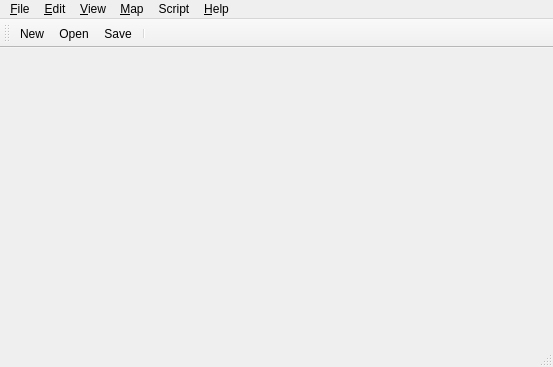
<?xml version="1.0" encoding="UTF-8"?>
<ui version="4.0">
 <class>MainWindow</class>
 <widget class="QMainWindow" name="MainWindow">
  <property name="geometry">
   <rect>
    <x>0</x>
    <y>0</y>
    <width>553</width>
    <height>367</height>
   </rect>
  </property>
  <property name="acceptDrops">
   <bool>true</bool>
  </property>
  <property name="windowTitle">
   <string>Tiled</string>
  </property>
  <property name="unifiedTitleAndToolBarOnMac">
   <bool>true</bool>
  </property>
  <widget class="QWidget" name="centralWidget">
   <layout class="QVBoxLayout" name="verticalLayout">
    <property name="margin">
     <number>0</number>
    </property>
   </layout>
  </widget>
  <widget class="QMenuBar" name="menuBar">
   <property name="geometry">
    <rect>
     <x>0</x>
     <y>0</y>
     <width>553</width>
     <height>22</height>
    </rect>
   </property>
   <widget class="QMenu" name="menuFile">
    <property name="title">
     <string>&amp;File</string>
    </property>
    <widget class="QMenu" name="menuRecentFiles">
     <property name="title">
      <string>&amp;Recent Files</string>
     </property>
     <property name="icon">
      <iconset resource="tiled.qrc">
       <normaloff>:/images/16x16/document-open-recent.png</normaloff>:/images/16x16/document-open-recent.png</iconset>
     </property>
     <addaction name="actionClearRecentFiles"/>
    </widget>
    <addaction name="actionNew"/>
    <addaction name="actionOpen"/>
    <addaction name="menuRecentFiles"/>
    <addaction name="separator"/>
    <addaction name="actionSave"/>
    <addaction name="actionSaveAs"/>
    <addaction name="actionSaveAsImage"/>
    <addaction name="actionExport"/>
    <addaction name="separator"/>
    <addaction name="actionClose"/>
    <addaction name="actionCloseAll"/>
    <addaction name="actionQuit"/>
   </widget>
   <widget class="QMenu" name="menuEdit">
    <property name="title">
     <string>&amp;Edit</string>
    </property>
    <addaction name="actionCut"/>
    <addaction name="actionCopy"/>
    <addaction name="actionPaste"/>
    <addaction name="separator"/>
    <addaction name="actionPreferences"/>
   </widget>
   <widget class="QMenu" name="menuHelp">
    <property name="title">
     <string>&amp;Help</string>
    </property>
    <addaction name="actionAbout"/>
    <addaction name="actionAboutQt"/>
   </widget>
   <widget class="QMenu" name="menuMap">
    <property name="title">
     <string>&amp;Map</string>
    </property>
    <addaction name="actionNewTileset"/>
    <addaction name="actionAddExternalTileset"/>
    <addaction name="separator"/>
    <addaction name="actionResizeMap"/>
    <addaction name="actionOffsetMap"/>
    <addaction name="separator"/>
    <addaction name="actionMapProperties"/>
    <addaction name="actionAutoMap"/>
   </widget>
   <widget class="QMenu" name="menuView">
    <property name="title">
     <string>&amp;View</string>
    </property>
    <addaction name="actionShowGrid"/>
    <addaction name="actionSnapToGrid"/>
    <addaction name="separator"/>
    <addaction name="actionZoomIn"/>
    <addaction name="actionZoomOut"/>
    <addaction name="actionZoomNormal"/>
   </widget>
   <widget class="QMenu" name="menuScript">
    <property name="title">
     <string>Script</string>
    </property>
    <addaction name="actionNewScript"/>
    <addaction name="actionOpenScript"/>
    <addaction name="separator"/>
    <addaction name="actionSaveScript"/>
    <addaction name="actionSaveScript_as"/>
   </widget>
   <addaction name="menuFile"/>
   <addaction name="menuEdit"/>
   <addaction name="menuView"/>
   <addaction name="menuMap"/>
   <addaction name="menuScript"/>
   <addaction name="menuHelp"/>
  </widget>
  <widget class="QToolBar" name="mainToolBar">
   <property name="windowTitle">
    <string>Main Toolbar</string>
   </property>
   <attribute name="toolBarArea">
    <enum>TopToolBarArea</enum>
   </attribute>
   <attribute name="toolBarBreak">
    <bool>false</bool>
   </attribute>
   <addaction name="actionNew"/>
   <addaction name="actionOpen"/>
   <addaction name="actionSave"/>
   <addaction name="separator"/>
  </widget>
  <widget class="QStatusBar" name="statusBar"/>
  <action name="actionOpen">
   <property name="icon">
    <iconset resource="tiled.qrc">
     <normaloff>:/images/16x16/document-open.png</normaloff>:/images/16x16/document-open.png</iconset>
   </property>
   <property name="text">
    <string>&amp;Open...</string>
   </property>
  </action>
  <action name="actionSave">
   <property name="icon">
    <iconset resource="tiled.qrc">
     <normaloff>:/images/16x16/document-save.png</normaloff>:/images/16x16/document-save.png</iconset>
   </property>
   <property name="text">
    <string>&amp;Save</string>
   </property>
  </action>
  <action name="actionQuit">
   <property name="icon">
    <iconset resource="tiled.qrc">
     <normaloff>:/images/16x16/application-exit.png</normaloff>:/images/16x16/application-exit.png</iconset>
   </property>
   <property name="text">
    <string>&amp;Quit</string>
   </property>
   <property name="menuRole">
    <enum>QAction::QuitRole</enum>
   </property>
  </action>
  <action name="actionCopy">
   <property name="enabled">
    <bool>false</bool>
   </property>
   <property name="icon">
    <iconset resource="tiled.qrc">
     <normaloff>:/images/16x16/edit-copy.png</normaloff>:/images/16x16/edit-copy.png</iconset>
   </property>
   <property name="text">
    <string>&amp;Copy</string>
   </property>
  </action>
  <action name="actionPaste">
   <property name="enabled">
    <bool>false</bool>
   </property>
   <property name="icon">
    <iconset resource="tiled.qrc">
     <normaloff>:/images/16x16/edit-paste.png</normaloff>:/images/16x16/edit-paste.png</iconset>
   </property>
   <property name="text">
    <string>&amp;Paste</string>
   </property>
  </action>
  <action name="actionAbout">
   <property name="icon">
    <iconset resource="tiled.qrc">
     <normaloff>:/images/16x16/help-about.png</normaloff>:/images/16x16/help-about.png</iconset>
   </property>
   <property name="text">
    <string>&amp;About Tiled</string>
   </property>
   <property name="menuRole">
    <enum>QAction::AboutRole</enum>
   </property>
  </action>
  <action name="actionAboutQt">
   <property name="text">
    <string>About Qt</string>
   </property>
   <property name="menuRole">
    <enum>QAction::AboutQtRole</enum>
   </property>
  </action>
  <action name="actionResizeMap">
   <property name="icon">
    <iconset resource="tiled.qrc">
     <normaloff>:/images/16x16/document-page-setup.png</normaloff>:/images/16x16/document-page-setup.png</iconset>
   </property>
   <property name="text">
    <string>&amp;Resize Map...</string>
   </property>
  </action>
  <action name="actionMapProperties">
   <property name="icon">
    <iconset resource="tiled.qrc">
     <normaloff>:/images/16x16/document-properties.png</normaloff>:/images/16x16/document-properties.png</iconset>
   </property>
   <property name="text">
    <string>Map &amp;Properties...</string>
   </property>
  </action>
  <action name="actionAutoMap">
   <property name="text">
    <string>AutoMap</string>
   </property>
  </action>
  <action name="actionShowGrid">
   <property name="checkable">
    <bool>true</bool>
   </property>
   <property name="text">
    <string>Show &amp;Grid</string>
   </property>
   <property name="shortcut">
    <string>Ctrl+G</string>
   </property>
  </action>
  <action name="actionSaveAs">
   <property name="icon">
    <iconset resource="tiled.qrc">
     <normaloff>:/images/16x16/document-save-as.png</normaloff>:/images/16x16/document-save-as.png</iconset>
   </property>
   <property name="text">
    <string>Save &amp;As...</string>
   </property>
  </action>
  <action name="actionNew">
   <property name="icon">
    <iconset resource="tiled.qrc">
     <normaloff>:/images/16x16/document-new.png</normaloff>:/images/16x16/document-new.png</iconset>
   </property>
   <property name="text">
    <string>&amp;New...</string>
   </property>
  </action>
  <action name="actionNewTileset">
   <property name="icon">
    <iconset resource="tiled.qrc">
     <normaloff>:/images/16x16/document-new.png</normaloff>:/images/16x16/document-new.png</iconset>
   </property>
   <property name="text">
    <string>New &amp;Tileset...</string>
   </property>
  </action>
  <action name="actionClose">
   <property name="icon">
    <iconset resource="tiled.qrc">
     <normaloff>:/images/16x16/window-close.png</normaloff>:/images/16x16/window-close.png</iconset>
   </property>
   <property name="text">
    <string>&amp;Close</string>
   </property>
  </action>
  <action name="actionZoomIn">
   <property name="icon">
    <iconset resource="tiled.qrc">
     <normaloff>:/images/16x16/zoom-in.png</normaloff>:/images/16x16/zoom-in.png</iconset>
   </property>
   <property name="text">
    <string>Zoom In</string>
   </property>
  </action>
  <action name="actionZoomOut">
   <property name="icon">
    <iconset resource="tiled.qrc">
     <normaloff>:/images/16x16/zoom-out.png</normaloff>:/images/16x16/zoom-out.png</iconset>
   </property>
   <property name="text">
    <string>Zoom Out</string>
   </property>
  </action>
  <action name="actionZoomNormal">
   <property name="enabled">
    <bool>false</bool>
   </property>
   <property name="icon">
    <iconset resource="tiled.qrc">
     <normaloff>:/images/16x16/zoom-original.png</normaloff>:/images/16x16/zoom-original.png</iconset>
   </property>
   <property name="text">
    <string>Normal Size</string>
   </property>
   <property name="shortcut">
    <string>Ctrl+0</string>
   </property>
  </action>
  <action name="actionSaveAsImage">
   <property name="text">
    <string>Save As &amp;Image...</string>
   </property>
  </action>
  <action name="actionCut">
   <property name="enabled">
    <bool>false</bool>
   </property>
   <property name="icon">
    <iconset resource="tiled.qrc">
     <normaloff>:/images/16x16/edit-cut.png</normaloff>:/images/16x16/edit-cut.png</iconset>
   </property>
   <property name="text">
    <string>Cu&amp;t</string>
   </property>
  </action>
  <action name="actionOffsetMap">
   <property name="text">
    <string>&amp;Offset Map...</string>
   </property>
   <property name="toolTip">
    <string>Offsets everything in a layer</string>
   </property>
  </action>
  <action name="actionPreferences">
   <property name="text">
    <string>Pre&amp;ferences...</string>
   </property>
   <property name="menuRole">
    <enum>QAction::PreferencesRole</enum>
   </property>
  </action>
  <action name="actionClearRecentFiles">
   <property name="icon">
    <iconset resource="tiled.qrc">
     <normaloff>:/images/16x16/edit-clear.png</normaloff>:/images/16x16/edit-clear.png</iconset>
   </property>
   <property name="text">
    <string>Clear Recent Files</string>
   </property>
  </action>
  <action name="actionExport">
   <property name="text">
    <string>&amp;Export As...</string>
   </property>
   <property name="shortcut">
    <string>Ctrl+E</string>
   </property>
  </action>
  <action name="actionAddExternalTileset">
   <property name="text">
    <string>&amp;Add External Tileset...</string>
   </property>
  </action>
  <action name="actionSnapToGrid">
   <property name="checkable">
    <bool>true</bool>
   </property>
   <property name="text">
    <string>&amp;Snap to Grid</string>
   </property>
  </action>
  <action name="actionCloseAll">
   <property name="text">
    <string>C&amp;lose All</string>
   </property>
   <property name="shortcut">
    <string>Ctrl+Shift+W</string>
   </property>
  </action>
  <action name="actionNewScript">
   <property name="icon">
    <iconset resource="tiled.qrc">
     <normaloff>:/images/16x16/document-new.png</normaloff>:/images/16x16/document-new.png</iconset>
   </property>
   <property name="text">
    <string>New...</string>
   </property>
  </action>
  <action name="actionOpenScript">
   <property name="icon">
    <iconset resource="tiled.qrc">
     <normaloff>:/images/16x16/document-open.png</normaloff>:/images/16x16/document-open.png</iconset>
   </property>
   <property name="text">
    <string>Open...</string>
   </property>
  </action>
  <action name="actionSaveScript">
   <property name="icon">
    <iconset resource="tiled.qrc">
     <normaloff>:/images/16x16/document-save.png</normaloff>:/images/16x16/document-save.png</iconset>
   </property>
   <property name="text">
    <string>Save</string>
   </property>
  </action>
  <action name="actionSaveScript_as">
   <property name="icon">
    <iconset resource="tiled.qrc">
     <normaloff>:/images/16x16/document-save-as.png</normaloff>:/images/16x16/document-save-as.png</iconset>
   </property>
   <property name="text">
    <string>Save as...</string>
   </property>
  </action>
 </widget>
 <layoutdefault spacing="6" margin="11"/>
 <resources>
  <include location="tiled.qrc"/>
 </resources>
 <connections/>
</ui>
